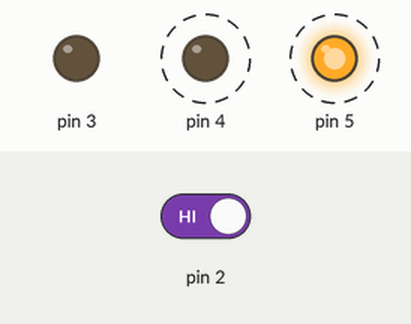
Recording of a sketch running on a simulated Arduino Uno, built with avr-gcc and run on an emulated ATmega328P. Shown: output pins drawn as LEDs (lit = HIGH). Dashed ring = blinking. Inputs (shaded band) come from the test bench; at power-on: pin 2 HIGH.

Above: at 10.2 s.
10.3 s: pin 2 driven LOW
At 12.8 s:
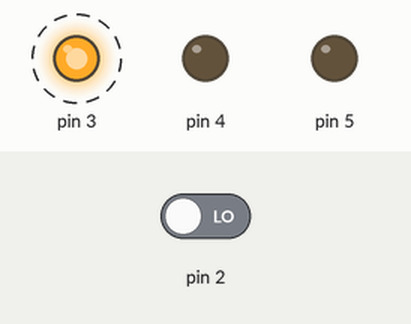
19.3 s: pin 2 driven HIGH
At 21.5 s:
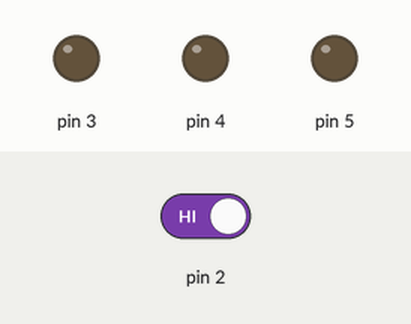
At 23.8 s:
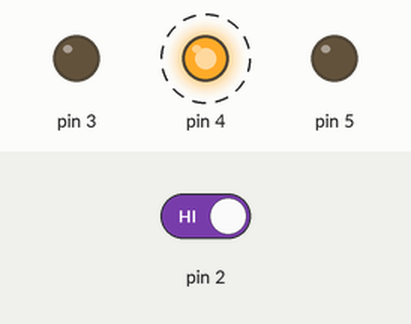
Timing chart, 0 to 34.3 s (numbered marks = the images above; inputs shaded):
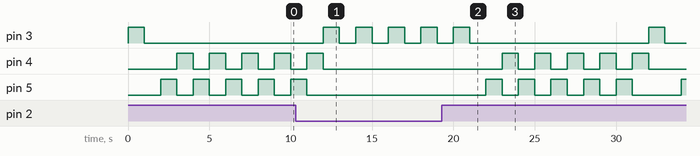

Measured:
- after the input at 10.3 s, pin 4: goes on until 12.0 s, then stays LOW; pin 5: goes on until 11.0 s, then stays LOW
- after the input at 19.3 s, pin 3: LOW → HIGH after 12.7 s, → LOW 1.0 s later; pin 4: alternates HIGH for 1.0 s and LOW for 1.0 s, 10 changes in all, then stays LOW, starting after 3.7 s; pin 5: goes 4 × (HIGH 1.0 s, LOW 1.0 s), HIGH 1.0 s, LOW 3.0 s, then HIGH, starting after 2.7 s
- by itself, pin 4, pin 5: alternates HIGH for 1.0 s and LOW for 1.0 s

The sketch:

diodes.ino
```cpp
int switchState = LOW;

void setup() {
  pinMode(2, INPUT);
  pinMode(3, OUTPUT);
  pinMode(4, OUTPUT);
  pinMode(5, OUTPUT);
}

void loop() {
  if (switchState == LOW) {
    switchState = digitalRead(2);

    digitalWrite(3, HIGH);
    digitalWrite(4, LOW);
    digitalWrite(5, LOW);

    delay(1000);

    digitalWrite(3, LOW);

    delay(1000);
  } else {
    digitalWrite(3, LOW);

    for (int i = 0; i < 5; i++) {
      digitalWrite(4, LOW);
      digitalWrite(5, HIGH);

      delay(1000);

      digitalWrite(4, HIGH);
      digitalWrite(5, LOW);

      delay(1000);
    }

    switchState = LOW;
  }

}
```
